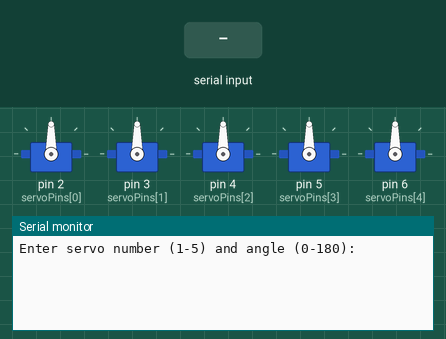
Recording of a sketch running on a simulated Arduino Uno, built with avr-gcc and run on an emulated ATmega328P. On the bench: 5 × servo, the last lines printed to the serial monitor. The test bench sets the inputs (shaded band).

Above: at 1.2 s.
1.3 s: "90 45\n" received over Serial
At 2.0 s:
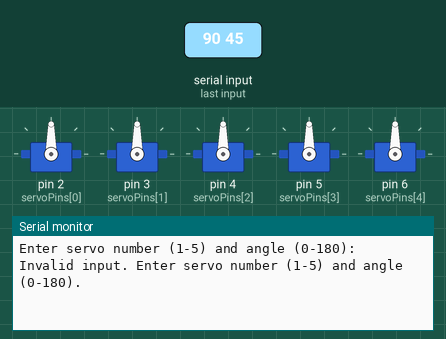
2.8 s: "5\n" received over Serial
At 4.0 s:
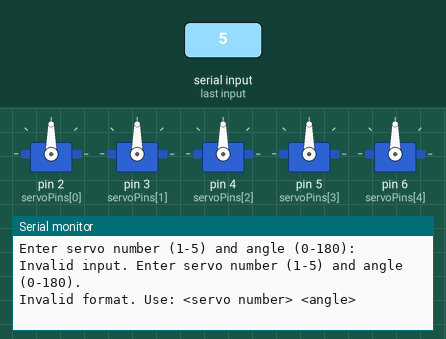
4.3 s: "1 90\n" received over Serial
At 5.4 s:
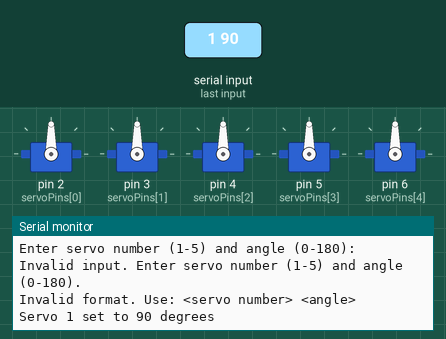

The sketch:

Controlling_Servos_using_Serial_Monitor.ino
```cpp
#include <Servo.h>

Servo servo1;
Servo servo2;
Servo servo3;
Servo servo4;
Servo servo5;

Servo* servos[] = {&servo1, &servo2, &servo3, &servo4, &servo5};

const int servoPins[] = {2, 3, 4, 5, 6};

void setup() {
  for (int i = 0; i < 5; i++)
  {
    servos[i]->attach(servoPins[i]);
  }
  Serial.begin(9600);
  Serial.println("Enter servo number (1-5) and angle (0-180):");
}

void loop() {
  if (Serial.available())
  {
    String input = Serial.readStringUntil('\n');
    int spaceIndex = input.indexOf(' ');
    if (spaceIndex != -1) {
      String servoNumberStr = input.substring(0, spaceIndex);
      String angleStr = input.substring(spaceIndex + 1);

      int servoNumber = servoNumberStr.toInt();
      int angle = angleStr.toInt();

      if (servoNumber >= 1 && servoNumber <= 5 && angle >= 0 && angle <= 180) {
        servos[servoNumber - 1]->write(angle);
        Serial.print("Servo ");
        Serial.print(servoNumber);
        Serial.print(" set to ");
        Serial.print(angle);
        Serial.println(" degrees");
      } else {
        Serial.println("Invalid input. Enter servo number (1-5) and angle (0-180).");
      }
    } else {
      Serial.println("Invalid format. Use: <servo number> <angle>");
    }
  }
}
```

Measured:
- after the input at 1.3 s, the serial monitor: prints a new line at once (image 1)
- after the input at 2.8 s, the serial monitor: prints a new line at once (image 2)
- after the input at 4.3 s, the serial monitor: prints a new line at once (image 3)
